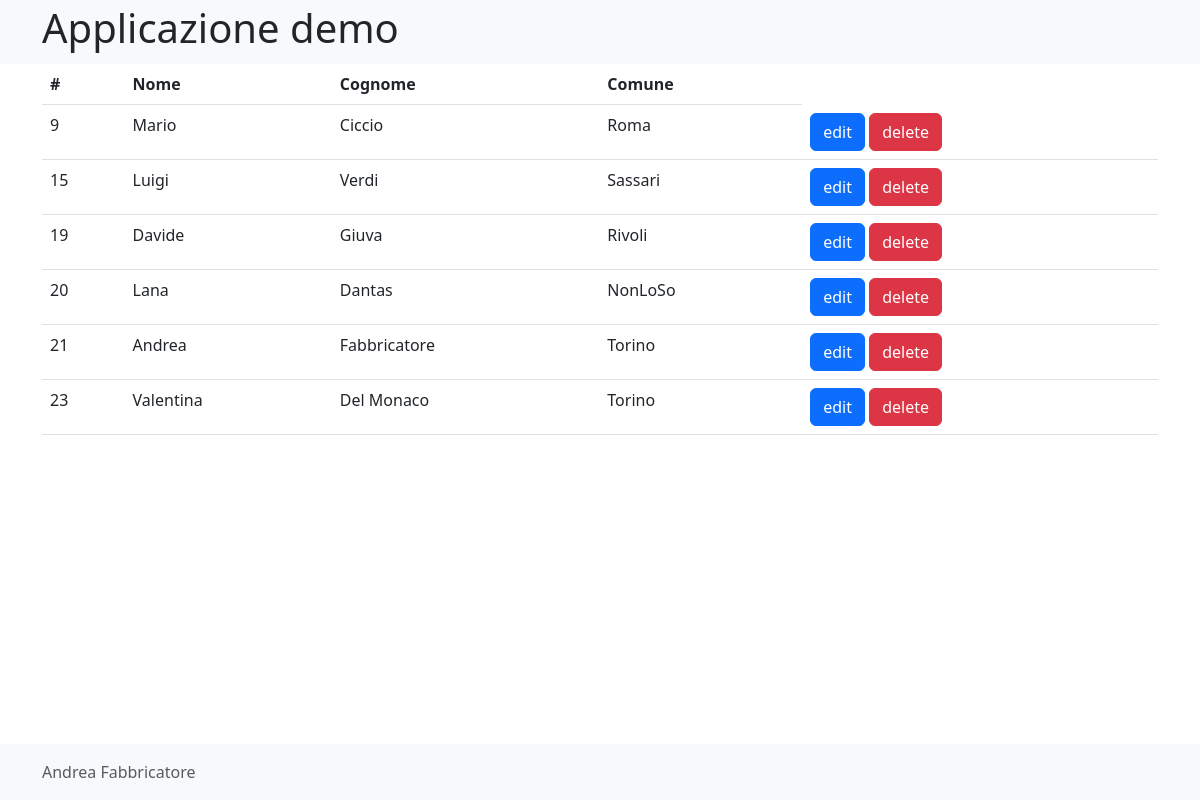
Page /form_in_php/index-user.php on the committed database.
### tables this page shows
CREATE TABLE `user` (
  `id_user` int(11) NOT NULL,
  `first_name` varchar(255) NOT NULL,
  `last_name` varchar(255) NOT NULL,
  `birthday` date NOT NULL,
  `birth_city` varchar(255) NOT NULL,
  `id_regione` int(11) NOT NULL,
  `id_provincia` int(11) NOT NULL,
  `gender` enum('M','F') NOT NULL,
  `username` varchar(255) NOT NULL,
  `password` varchar(255) NOT NULL
);

### form_in_php/class/crud/UserCRUD.php (called while the page is built, shortened)
<?php
class UserCRUD
{
    public function read(int $id_user = null)
    {
        $conn = new \PDO(DB_DSN, DB_USER, DB_PASSWORD);
        if (!is_null($id_user)) {
            $query = "SELECT * FROM user WHERE id_user = :id_user;";
            $stm =  $conn->prepare($query);
            $stm->bindValue(':id_user', $id_user, PDO::PARAM_INT);
            $stm->execute();
            $result = $stm->fetchAll(PDO::FETCH_CLASS, User::class);
            if (count($result) == 1) {
                return $result[0];
            }
            if (count($result) > 1) {
                throw new \Exception("Chiave primaria duplicata", 1);
            }
            if (count($result) === 0) {
                return false;
            }
        } else {
            $query = "SELECT * FROM user;";
            $stm =  $conn->prepare($query);
            $stm->execute();
            $result = $stm->fetchAll(PDO::FETCH_CLASS, User::class);
            return $result;
        }
    }
}

### form_in_php/autoload.php (called while the page is built, shortened)
<?php
spl_autoload_register(function($classname){
    $classname = str_replace('\\','/',__DIR__."/class/".$classname.".php");
});

### form_in_php/index-user.php (the view, shortened to what this page needs)
<?php
require "./autoload.php";
require "./class/views/head-view.php";
$users = (new UserCRUD())->read();
?>
<table class="table">
    <tr>
        <th>#</th>
        <th>Nome</th>
        <th>Cognome</th>
        <th>Comune</th>
    </tr>
    <?php foreach ($users as $user) { ?>
        <tr>
            <td><?= $user->id_user ?></td>
            <td><?= $user->first_name ?></td>
            <td><?= $user->last_name ?></td>
            <td><?= $user->birth_city ?></td>
            <td>
                <a href="create-user.php" class="btn btn-primary btn-xs">edit</a>
                <buttom class="btn btn-danger btn-xs">delete</buttom>
            </td>
        </tr>
    <?php } ?>
</table>
<?php require "./class/views/footer-view.php" ?>

### form_in_php/class/views/head-view.php (shortened to what this page needs)
<!doctype html>
<html lang="en">
<head>
  <link href="https://cdn.jsdelivr.net/npm/bootstrap@5.3.0-alpha1/dist/css/bootstrap.min.css" rel="stylesheet">
  <link rel="stylesheet" href="assets/css/style.css">
</head>
<body>
  <header class="bg-light p-1">
    <div class="container">
    <h1 class="display-6">Applicazione demo</h1>
    </div>
  </header>
  <main class="container">

### form_in_php/class/views/footer-view.php (shortened to what this page needs)
</main>
<footer class="footer-bottom footer mt-auto py-3 bg-light">
  <div class="container">
    <span class="text-muted">Andrea Fabbricatore</span>
  </div>
</footer>
</body>
</html>

### form_in_php/assets/css/style.css (style rules this page uses)
.footer-bottom { position: fixed; width: 100%; bottom: 0; }

### rows in the picture
user: id_user "9", first_name "Mario", last_name "Ciccio", birth_city "Roma"
user: id_user "15", first_name "Luigi", last_name "Verdi", birth_city "Sassari"
user: id_user "19", first_name "Davide", last_name "Giuva", birth_city "Rivoli"
user: id_user "20", first_name "Lana", last_name "Dantas", birth_city "NonLoSo"
user: id_user "21", first_name "Andrea", last_name "Fabbricatore", birth_city "Torino"
user: id_user "23", first_name "Valentina", last_name "Del Monaco", birth_city "Torino"
